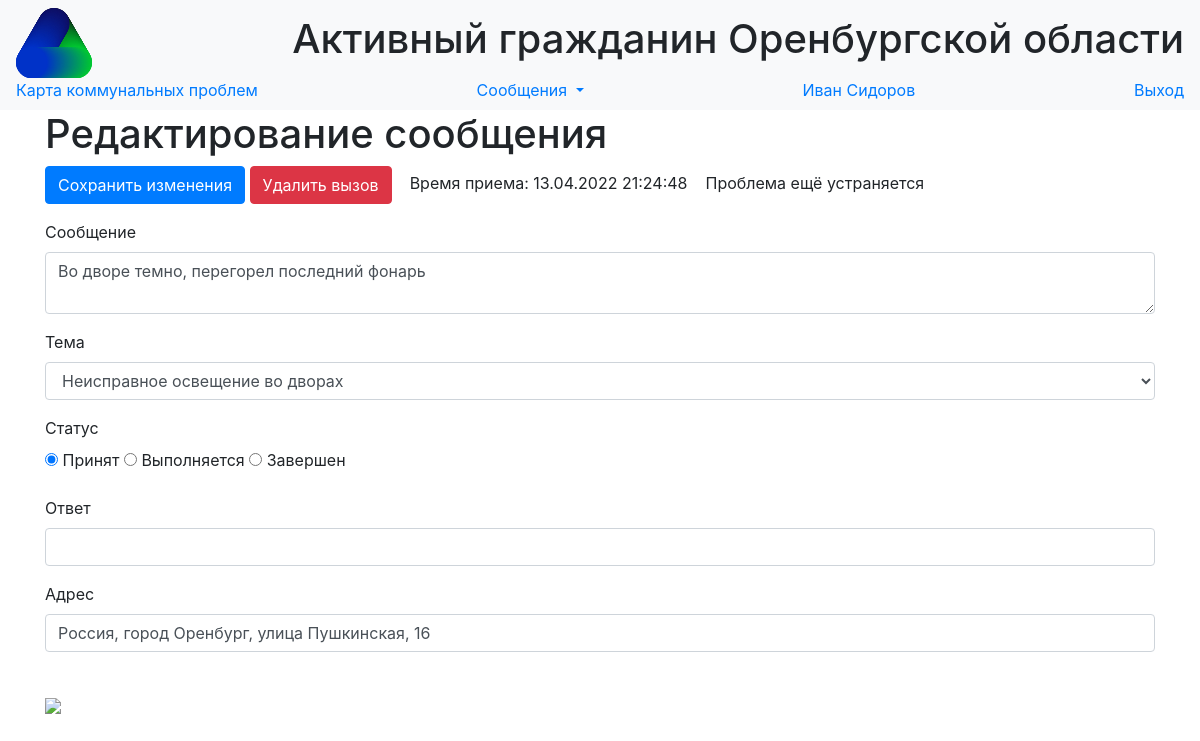
The page /calls/3 (signed in) on the database as committed earlier.
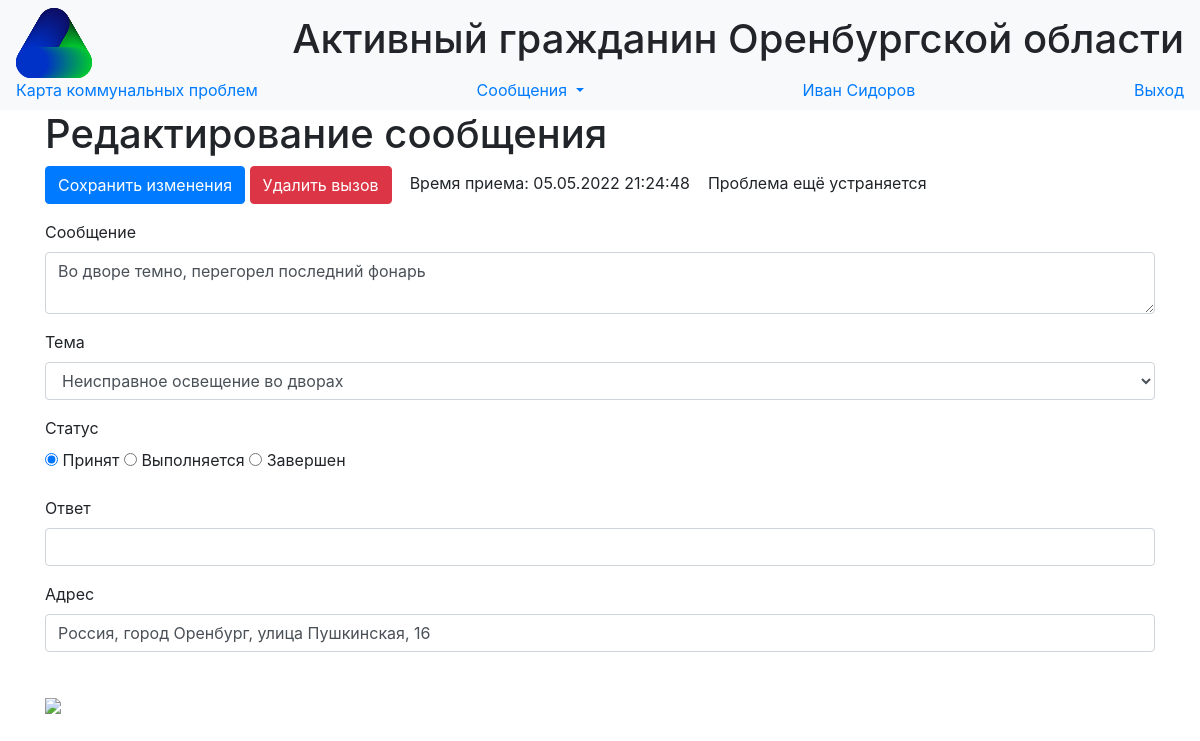
The same page on the database as committed later.
### data/calls.py (models this page shows, shortened)
class Call(SqlAlchemyBase, SerializerMixin):
    __tablename__ = 'calls'
    id = sqlalchemy.Column(sqlalchemy.Integer,
                           primary_key=True, autoincrement=True)
    message = sqlalchemy.Column(sqlalchemy.String, nullable=True)
    address = sqlalchemy.Column(sqlalchemy.String, nullable=True)
    point = sqlalchemy.Column(sqlalchemy.String, nullable=True)
    service = sqlalchemy.Column(sqlalchemy.String, nullable=True)
    status = sqlalchemy.Column(sqlalchemy.String, nullable=True)
    call_time = sqlalchemy.Column(sqlalchemy.DateTime,
                                  default=datetime.datetime.utcnow())
    finish_time = sqlalchemy.Column(sqlalchemy.DateTime,
                                    nullable=True)
    answer = sqlalchemy.Column(sqlalchemy.String, nullable=True)

### main.py (the view, shortened to what this page needs)
@app.route('/calls/<int:call_id>', methods=['GET', 'POST'])
@login_required
def edit_call(call_id):
    form = EditCallForm()
    if request.method == "GET":
        db_sess = db_session.create_session()
        call = db_sess.query(Call).filter(Call.id == call_id).first()
        if call:
            form.message.data = call.message
            form.address.data = call.address
            form.service.data = call.service
            form.status.data = call.status
            form.answer.data = call.answer
            form.call_id.data = call.id
            form.call_time.data = call.call_time
            form.finish_time.data = call.finish_time
            if call.point:
                x, y = call.point.split()
                form.point.data = f"{x},{y}"
        else:
            abort(404)
    return render_template('edit_call.html',
                           title='Редактирование вызова',
                           form=form
                           )

### forms/editcallform.py
class EditCallForm(FlaskForm):
    message = TextAreaField('Сообщение', validators=[DataRequired(message="Поле 'сообщение' не может быть пустым")])
    address = StringField('Адрес', validators=[DataRequired(message="Поле 'адрес' не может быть пустым"),
                                                            AddressRequired(unique=True)])
    service = SelectField(u'Тема',
                          choices=
                          [(x, x) for x in translateT.values()])
    status = RadioField('Статус',
                        choices=[('received', 'Принят'), ('serviced', 'Выполняется'), ('finished', 'Завершен')])
    answer = StringField('Ответ')
    call_time = DateTimeField('Время вызова')
    finish_time = DateTimeField('Время завершения')
    call_id = IntegerField('ID')
    point = StringField('Point')
    submit = SubmitField('Cохранить изменения')

### data/db_session.py (called while the page is built)
def create_session() -> Session:
    global __factory
    return __factory()

### main.py (called while the page is built)
@login_manager.user_loader
def load_user(user_id):
    db_sess = db_session.create_session()
    return db_sess.query(User).get(user_id)

### templates/edit_call.html (shortened to what this page needs)
{% extends "base.html" %}
{% block content %}
<h1> Редактирование сообщения </h1>
<form action="" method="post">
    <p>{{ form.submit(type="submit", class="btn btn-primary") }}
        <a href="/delete_call/{{ form.call_id.data }}" class="btn btn-danger"> Удалить вызов </a> &nbsp;&nbsp;
        Время приема: {{ moment(form.call_time.data).format("DD.MM.YYYY HH:mm:ss") }} &nbsp;&nbsp;
        {% if form.status.data == "finished" %}
            Время завершения: {{ moment(form.finish_time.data).format("DD.MM.YYYY HH:mm:ss") }}
        {% else %}
            Проблема ещё устраняется
        {% endif %}
    </p>
    <p>
        {{ form.message.label }}<br>
        {{ form.message(class="form-control") }}
    </p>
    <p>
        {{ form.service.label }}<br>
        {{ form.service(class="form-control") }}
    </p>
    <p>
        {{ form.status.label }}<br>
        {% for subfield in form.status %}
            <tr>
                <td>{{ subfield }}</td>
                <td>{{ subfield.label }}</td>
            </tr>
        {% endfor %}
    </p>
    <p>
        {{ form.answer.label }}<br>
        {{ form.answer(class="form-control") }}
    </p>
    <p>
        {{ form.address.label }}<br>
        {{ form.address(class="form-control") }}
        <br>
    </p>
    <p>
        {% if form.point %}
            <img src="https://static-maps.yandex.ru/1.x/?ll={{form.point.data}}&size=300,300&z=16&l=map&pt={{form.point.data}},comma">
        {% endif %}
    </p>
</form>
{% endblock %}

Rows that differ between the two databases and show on the page:
changed Call "Во дворе темно, перегорел последний фонарь": call_time "13.04.2022 21:24:48" → "05.05.2022 21:24:48"
